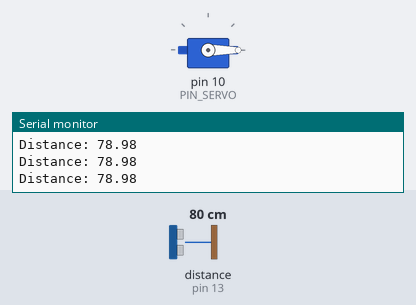
Bench run of a sketch on a simulated Arduino Uno, built with avr-gcc and run on an emulated ATmega328P. On the bench: servo, the last lines printed to the serial monitor. Wiring (inferred from the names in the program): ultrasonic range finder: trigger pin 12; echo pin 13. The inputs (shaded band) are chosen by the test bench; at power-on: distance to the obstacle (sensor on pin 13) 80 cm. The echo pulse lasts 58.3 µs per cm.

Above: at 1.2 s.
1.3 s: distance to the obstacle (sensor on pin 13) set to 22 cm
3.5 s: distance to the obstacle (sensor on pin 13) set to 18 cm
At 5.7 s:
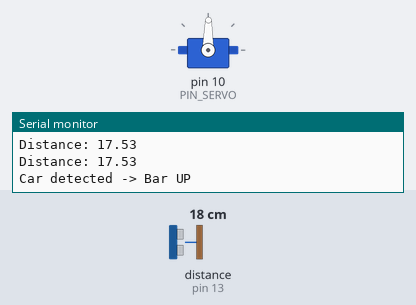
6.5 s: distance to the obstacle (sensor on pin 13) set to 35 cm
At 8.21 s:
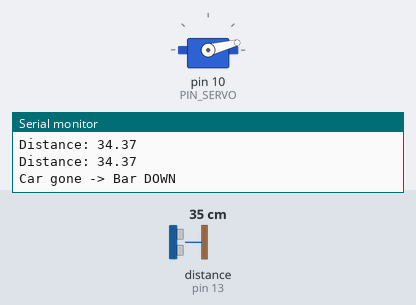
9.5 s: distance to the obstacle (sensor on pin 13) set to 2 cm
At 11.06 s:
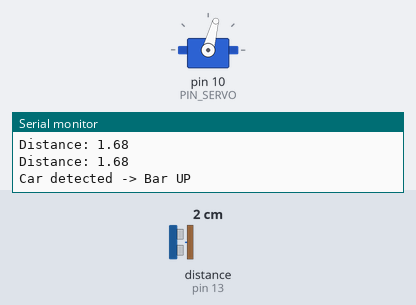
12.5 s: distance to the obstacle (sensor on pin 13) set to 60 cm
At 14.8 s:
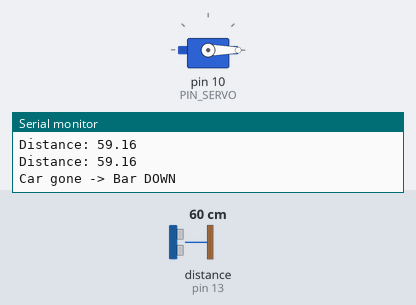
Timing chart, 0 to 16.3 s (numbered marks = the images above; inputs shaded):
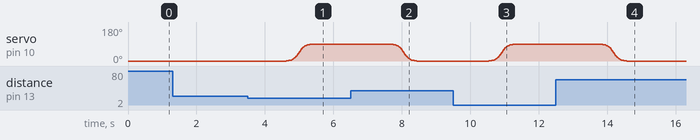

Measured:
- the behaviour switches between 21 and 20 cm on distance to the obstacle (sensor on pin 13) (found by bisection; images 0 and 1)
- after the input at 3.5 s, servo on pin 10 (PIN_SERVO): moves from 0° to 89° over 0.75 s, starting after 1.1 s
- after the input at 6.5 s, servo on pin 10 (PIN_SERVO): moves from 89° to 0° over 0.75 s, starting after 1.2 s
- after the input at 9.5 s, servo on pin 10 (PIN_SERVO): moves from 0° to 89° over 0.75 s, starting after 1.0 s
- after the input at 12.5 s, servo on pin 10 (PIN_SERVO): moves from 89° to 0° over 0.75 s, starting after 1.3 s

The sketch:

sigmoid.ino
```cpp
#include <Servo.h>
#include <math.h>

#define PIN_TRIG 12
#define PIN_ECHO 13
#define PIN_SERVO 10

#define SOUND_VELOCITY 0.034
#define DETECT_THRESHOLD 20
#define SERVO_MIN 0
#define SERVO_MAX 90

Servo servo;
bool carDetected = false;
unsigned long detectStart = 0;
unsigned long releaseStart = 0;

float sigmoid(float x){
  return 1.0 / (1.0 + exp(-x));
}

float getDistance(){
  digitalWrite(PIN_TRIG, LOW);
  delayMicroseconds(2);
  digitalWrite(PIN_TRIG, HIGH);
  delayMicroseconds(10);
  digitalWrite(PIN_TRIG, LOW);

  long duration = pulseIn(PIN_ECHO, HIGH, 30000);
  float distance = duration * SOUND_VELOCITY / 2;
  return distance;
}

void moveServoSmooth(int startAngle, int endAngle){
  int steps = 50;
  for (int i = 0; i <= steps; i++){
    float t = (float)i/ steps;
    float factor = sigmoid(12 * (t-0.5));
    int angle = startAngle + (endAngle - startAngle) * factor;
    servo.write(angle);
    delay(20);
  }
}


void setup() {
  // put your setup code here, to run once:
  Serial.begin(9600);
  pinMode(PIN_TRIG, OUTPUT);
  pinMode(PIN_ECHO, INPUT);
  servo.attach(PIN_SERVO);
  servo.write(SERVO_MIN);
  Serial.println("Sigmoid-controlled Parking Gate Initialized");

}

void loop() {
  // put your main code here, to run repeatedly:
  float distance = getDistance();
  Serial.print("Distance: ");
  Serial.println(distance);

  if (distance > 0 && distance < DETECT_THRESHOLD){
    if (detectStart == 0) detectStart = millis();
    releaseStart = 0;

    if (!carDetected && millis()- detectStart > 800){
    carDetected = true;
    Serial.println("Car detected -> Bar UP");
    moveServoSmooth(SERVO_MIN, SERVO_MAX);
    }
  }
  else {
    detectStart = 0;

    if (carDetected && releaseStart == 0) {
      releaseStart = millis();
    }

    if (carDetected && releaseStart >0 && millis()- releaseStart > 1000){
      carDetected = false;
      Serial.println("Car gone -> Bar DOWN");
      moveServoSmooth(SERVO_MAX, SERVO_MIN);
    }
  }
  delay(200);
}
```
